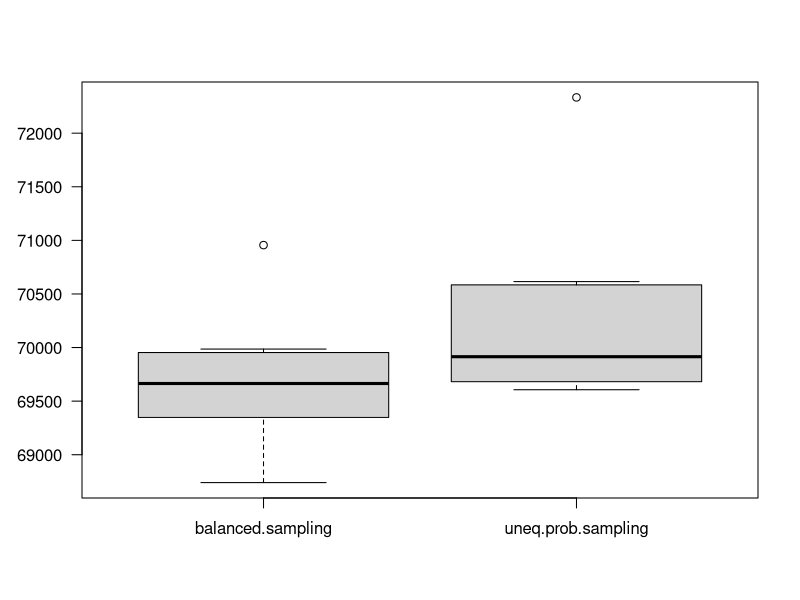

Source code (R):
library(sampling)


### Name: samplecube
### Title: Sample cube method
### Aliases: samplecube
### Keywords: survey

### ** Examples

############
## Example 1
############
# matrix of balancing variables
X=cbind(c(1,1,1,1,1,1,1,1,1),c(1.1,2.2,3.1,4.2,5.1,6.3,7.1,8.1,9.1))
# vector of inclusion probabilities
# the sample size is 3.
pik=c(1/3,1/3,1/3,1/3,1/3,1/3,1/3,1/3,1/3)
# selection of the sample
s=samplecube(X,pik,order=1,comment=TRUE)
# The selected sample
(1:length(pik))[s==1]
############
## Example 2
############
# 2 strata and 2 auxiliary variables
# we verify the values of the inclusion probabilities by simulations
X=rbind(c(1,0,1,2),c(1,0,2,5),c(1,0,3,7),c(1,0,4,9),
c(1,0,5,1),c(1,0,6,5),c(1,0,7,7),c(1,0,8,6),c(1,0,9,9),
c(1,0,10,3),c(0,1,11,3),c(0,1,12,2),c(0,1,13,3),
c(0,1,14,6),c(0,1,15,8),c(0,1,16,9),c(0,1,17,1),
c(0,1,18,2),c(0,1,19,3),c(0,1,20,4))
pik=rep(1/2,times=20)
ppp=rep(0,times=20)
sim=100 #for accurate results increase this value
for(i in (1:sim))
	ppp=ppp+samplecube(X,pik,1,FALSE) 
ppp=ppp/sim
print(ppp)
print(pik)
############
## Example 3
############
# unequal probability sampling by cube method
# one auxiliary variable equal to the inclusion probability
N=200
pik=runif(N)
pikfin=samplecube(array(pik,c(N,1)),pik,1,TRUE)
############ 
## Example 4
############
# p auxiliary variables generated randomly
N=1000
p=7
x=rnorm(N*p,10,3)
# random inclusion probabilities 
pik= runif(N)
X=array(x,c(N,p))
X=cbind(cbind(X,rep(1,times=N)),pik)
pikfin=samplecube(X,pik,1,TRUE)
############ 
## Example 5
############
# strata and an auxiliary variable
N=5000
a=rep(1,times=N)
b=rep(0,times=N)
V1=c(a,b,b)
V2=c(b,a,b)
V3=c(b,b,a)
X=cbind(V1,V2,V3)
pik=rep(2/10,times=3*N)
pikfin=samplecube(X,pik,1,TRUE)
############
## Example 6
############
# Selection of a balanced sample using the MU284 population,
# simulation and comparison of the variance with
# unequal probability sampling of fixed sample size.
############
data(MU284)
# Computation of the inclusion probabilities
pik=inclusionprobabilities(MU284$P75,50)
# Definition of the matrix of balancing variables
X=cbind(MU284$P75,MU284$CS82,MU284$SS82,MU284$S82,MU284$ME84,MU284$REV84)
# Computation of the Horvitz-Thompson estimator for a balanced sample
s=samplecube(X,pik,1,FALSE)
HTestimator(MU284$RMT85[s==1],pik[s==1])
# Computation of the Horvitz-Thompson estimator for an unequal probability sample
s=samplecube(matrix(pik),pik,1,FALSE)
HTestimator(MU284$RMT85[s==1],pik[s==1])
# simulations; for a better accuracy, increase the value of 'sim'
sim=8
res1=rep(0,times=sim)
res2=rep(0,times=sim)
for(i in 1:sim)
{
cat("Simulation number ",i,"\n")
s=samplecube(X,pik,1,FALSE)
res1[i]=HTestimator(MU284$RMT85[s==1],pik[s==1])
s=samplecube(matrix(pik),pik,1,FALSE)
res2[i]=HTestimator(MU284$RMT85[s==1],pik[s==1])
}
# summary and boxplots
summary(res1)
summary(res2)
ss=cbind(res1,res2)
colnames(ss) = c("balanced sampling","uneq prob sampling")
boxplot(data.frame(ss), las=1)
